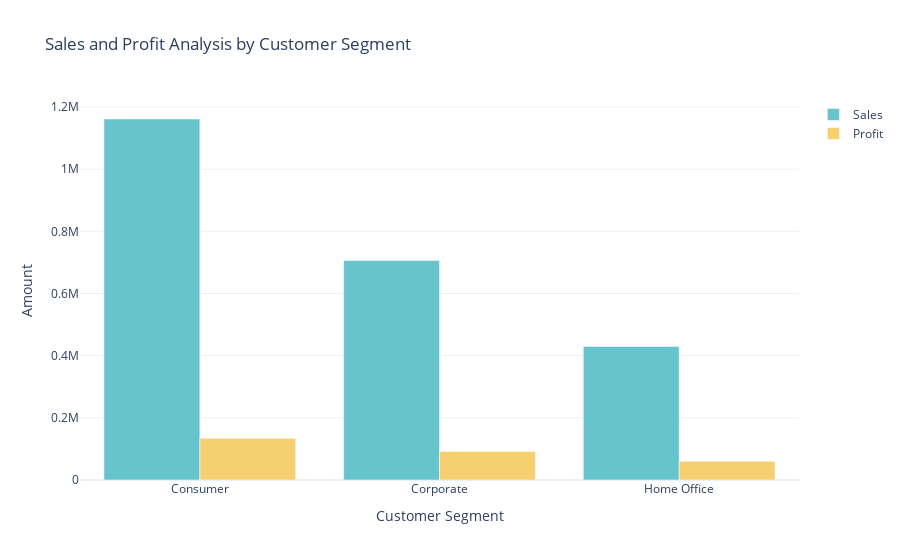

The notebook cell this image was saved under:
### Code cell
import plotly.express as px
import plotly.graph_objects as go


sales_profit_by_segment = data.groupby('Segment').agg({'Sales': 'sum', 'Profit': 'sum'}).reset_index()


color_palette = px.colors.qualitative.Pastel

fig = go.Figure()
fig.add_trace(go.Bar(x=sales_profit_by_segment['Segment'], 
                     y=sales_profit_by_segment['Sales'], 
                     name='Sales',
                     marker_color=color_palette[0]))
fig.add_trace(go.Bar(x=sales_profit_by_segment['Segment'], 
                     y=sales_profit_by_segment['Profit'], 
                     name='Profit',
                     marker_color=color_palette[1]))

fig.update_layout(title='Sales and Profit Analysis by Customer Segment',
                  xaxis_title='Customer Segment', yaxis_title='Amount')

fig.show()

### Figure 1 — Plotly figure (JSON) as saved in the notebook; plotly's stock layout.template omitted (floating-point values rounded to 4 significant figures)
{"data": [{"marker": {"color": "rgb(102, 197, 204)"}, "name": "Sales", "type": "bar", "x": ["Consumer", "Corporate", "Home Office"], "y": [1161000.0, 706100.0, 429700.0]}, {"marker": {"color": "rgb(246, 207, 113)"}, "name": "Profit", "type": "bar", "x": ["Consumer", "Corporate", "Home Office"], "y": [134100.0, 91980.0, 60300.0]}], "layout": {"title": {"text": "Sales and Profit Analysis by Customer Segment"}, "xaxis": {"title": {"text": "Customer Segment"}}, "yaxis": {"title": {"text": "Amount"}}}}
